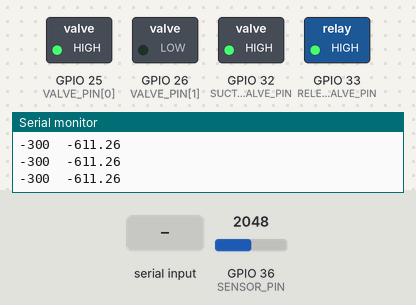
The sketch below on a simulated ESP32. Parts: switched loads named in the sketch (green lamp = pin HIGH), the last lines printed to the serial monitor. The inputs (shaded band) are chosen by the test bench; at power-on: GPIO 36 (SENSOR_PIN) = 2048.

Above: at 1.2 s.
1.3 s: GPIO 36 (SENSOR_PIN) set to 1089
At 3.8 s:
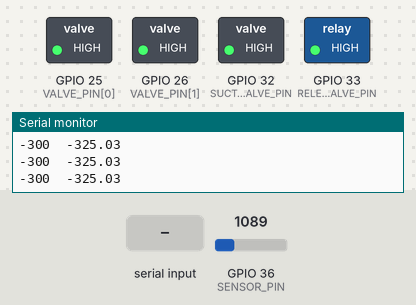
4.3 s: GPIO 36 (SENSOR_PIN) set to 1021
At 6.4 s:
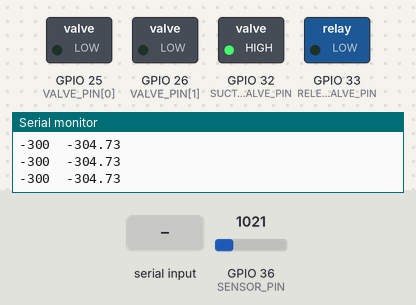
9.5 s: "k" received over Serial
At 11.4 s:
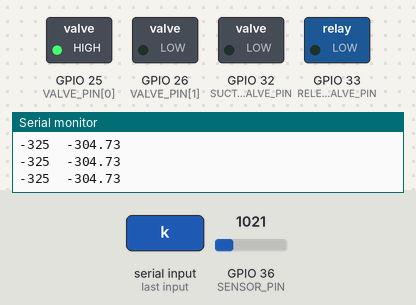
Timing chart, 0 to 12.5 s (numbered marks = the images above; inputs shaded):
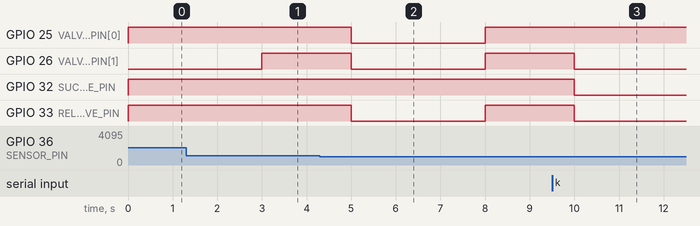

Measured:
- the behaviour switches between 1022 and 1021 on GPIO 36 (SENSOR_PIN) (found by bisection; images 1 and 2)
- after the input at 4.3 s, GPIO 25 (VALVE_PIN[0]), GPIO 33 (RELEACE_VALVE_PIN): HIGH → LOW after 0.70 s, → HIGH 3.0 s later
- after the input at 9.5 s, GPIO 25 (VALVE_PIN[0]): stays HIGH (without the input it goes to LOW after 0.50 s); GPIO 32 (SUCTION_VALVE_PIN): HIGH → LOW after 0.50 s

The sketch:

ElectroAirRegulator_SinglePumpforMultiSuctionPoint.ino
```cpp
/*
2019/09/02
Takayuki Kameoka
一つの吸引ポンプで複数の吸引点を吸えるか

ESP32
pin parts
32  suction valve
33  release valve
25  01 valve
26  02 valve
36  air pressure sensor

*/

#define PULSE_SUCTION_WIDTH 3000 //吸引の間隔
#define PULSE_RELEACE_WIDTH 2000 //排気の間隔
#define RANGE 5 //目標気圧との誤差許容範囲

#define SENSOR_PIN 36 //気圧センサのピン番号
#define SUCTION_POINT_NUM 2 //吸引点の数
#define SUCTION_VALVE_PIN  32//吸引バルブのピン番号
#define RELEACE_VALVE_PIN  33//開放バルブのピン番号
int VALVE_PIN[SUCTION_POINT_NUM] = {25,26};

double val; //
double raw_pres; //raw air pressure value
double adraw_pres; //生データを平滑化するための一時的な加算場所，平滑化したあとのデータ
#define LOOP 10 // 生データを時間平滑化するためのループ回数
int loop_time; //ループ回数
double loop_raw_pres[LOOP]; //時間平滑化のためのデータ保存場所 　
int aim_pres = -300; //目標気圧

bool suction_flag = false; //目標気圧より気圧が高いときに吸引を行う
bool timer_flag=false; //タイマー割り込みを行うフラグ

//Timer関連セットアップ
hw_timer_t * timer = NULL;
//portMUX_TYPE型の変数で、メインループとISRで共用変数を変更する時の同期処理に使用
portMUX_TYPE timerMux = portMUX_INITIALIZER_UNLOCKED;
//メインループとISRで共用するためのカウンターです。コンパイラーの最適化によって消去されないように、volatile宣言をします
volatile uint32_t isrCounter = 0;
volatile uint32_t lastIsrAt = 0;

//
void change_valve(){
  if(!suction_flag){
    if(adraw_pres>=aim_pres+RANGE){//目標気圧+RANGE以上なら吸う
      digitalWrite(VALVE_PIN[0] , HIGH);
      digitalWrite(VALVE_PIN[1] , LOW);
      digitalWrite(SUCTION_VALVE_PIN , LOW);
      digitalWrite(RELEACE_VALVE_PIN , LOW);
  //    Serial.print("SUCTION");Serial.print("\t");
    }else if(adraw_pres>=aim_pres-RANGE){//目標気圧±RANGE以内なら停止
      digitalWrite(VALVE_PIN[0] , LOW);
      digitalWrite(VALVE_PIN[1] , LOW);
      digitalWrite(SUCTION_VALVE_PIN , HIGH);
      digitalWrite(RELEACE_VALVE_PIN , LOW);
//------------------------------------------------------------------------------
      suction_flag = true;//バルブを止めて気圧調整するときはコメントアウトを解除
//      Serial.print("STOP");Serial.print("\t");
//------------------------------------------------------------------------------
    }else{//目標気圧-RANGE以下なら排気
      digitalWrite(VALVE_PIN[0] , HIGH);
      digitalWrite(VALVE_PIN[1] , LOW);
      digitalWrite(SUCTION_VALVE_PIN , HIGH);
      digitalWrite(RELEACE_VALVE_PIN , HIGH);
  //    Serial.print("OUT");Serial.print("\t");
    }
  }
}

//バルブを開放して気圧を開放．
void releace(){
  digitalWrite(VALVE_PIN[0] , HIGH);
  digitalWrite(VALVE_PIN[1] , HIGH);
  digitalWrite(SUCTION_VALVE_PIN , HIGH);
  digitalWrite(RELEACE_VALVE_PIN , HIGH);
  suction_flag = false;
}

//割り込み処理関数
void IRAM_ATTR onTimer(){
  // Increment the counter and set the time of ISR
  portENTER_CRITICAL_ISR(&timerMux);
  isrCounter++;
//  lastIsrAt = millis();
  portEXIT_CRITICAL_ISR(&timerMux);

  //以下割り込み処理
  val = analogRead(SENSOR_PIN);
  raw_pres = val/4095*3.3/2.7*(-1000); //単位 mbar (1mbar = 1hPa)

  //計測値の平均化
  loop_time=(loop_time+1)%LOOP;
  loop_raw_pres[loop_time]=raw_pres;

  int i;
  adraw_pres = 0;
  for(i=0;i<LOOP;i++){
    adraw_pres += loop_raw_pres[i];
  }
  adraw_pres = adraw_pres/LOOP;

  //排気パルス実行
  if((isrCounter%(PULSE_SUCTION_WIDTH+PULSE_RELEACE_WIDTH)) < PULSE_SUCTION_WIDTH){
    change_valve();
  }else{
    releace();
  }
}


void setup() {
  //change pin mode
  Serial.begin(9600);
  for(int i=0;i<SUCTION_POINT_NUM;i++){
    pinMode(VALVE_PIN[i] , OUTPUT);
  }
  pinMode(SUCTION_VALVE_PIN , OUTPUT);
  pinMode(RELEACE_VALVE_PIN , OUTPUT);

  //timer set up
  // Use 1st timer of 4 (counted from zero).
  // Set 80 divider for prescaler (see ESP32 Technical Reference Manual for more　info).
  timer = timerBegin(0, 80, true);
  // Attach onTimer function to our timer.
  timerAttachInterrupt(timer, &onTimer, true);
  // Set alarm to call onTimer function every second (value in microseconds).
  // Repeat the alarm (third parameter)
  // timer 1ms
  timerAlarmWrite(timer, 1000, true);
  // Start an alarm
  timerAlarmEnable(timer);

}

void loop() {

  int inByte;
  if ( Serial.available() ) {
    inByte = Serial.read();
    if(inByte == 'A'){
//      Serial.print(aim_pres);
//      Serial.print(',');
//      Serial.print(adraw_pres);
//      Serial.print(',');
      Serial.println(raw_pres);
    }else{

      switch (inByte) {
//        case 'A' :
//          Serial.print(adraw_pres);
//          Serial.print(',');
//          Serial.println(raw_pres);
//          break;
        case 'j' :
          aim_pres += 25;
          break;
        case 'k' :
          aim_pres -= 25;
          break;
        case 'l' :
          aim_pres += 5;
          break;
        case 'm' :
          aim_pres -= 5;
          break;
      }
    }
  }
  Serial.print(aim_pres);
  Serial.print("\t");
  Serial.println(raw_pres);

}
```
